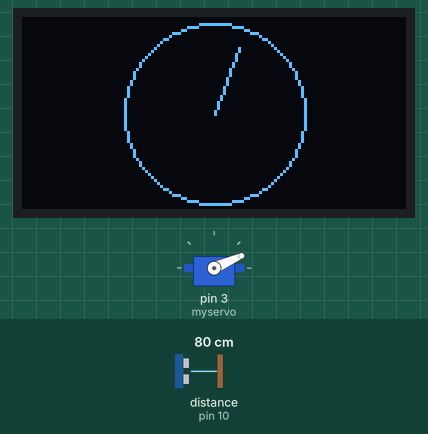
Bench run of a sketch on a simulated Arduino Uno, built with avr-gcc and run on an emulated ATmega328P. Parts: 128×64 one-colour display, servo. Wiring (inferred from the names in the program): ultrasonic range finder: trigger pin 9; echo pin 10. Inputs (shaded band) come from the test bench; at power-on: distance to the obstacle (sensor on pin 10) 80 cm. The echo pulse lasts 58.3 µs per cm.

Above: at 1.28 s.
1.3 s: distance to the obstacle (sensor on pin 10) set to 2 cm
At 2.81 s:
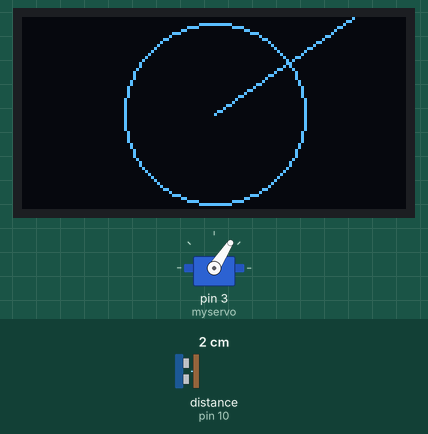
2.9 s: distance to the obstacle (sensor on pin 10) set to 60 cm
At 3.05 s:
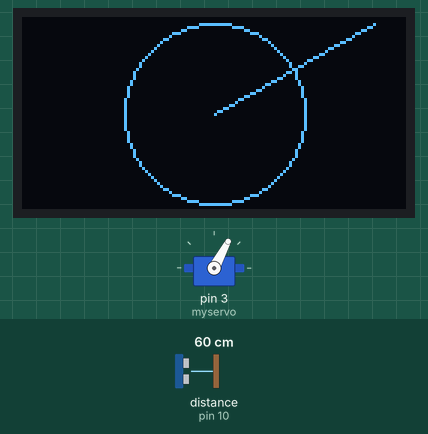
4.5 s: distance to the obstacle (sensor on pin 10) set to 250 cm
At 4.69 s:
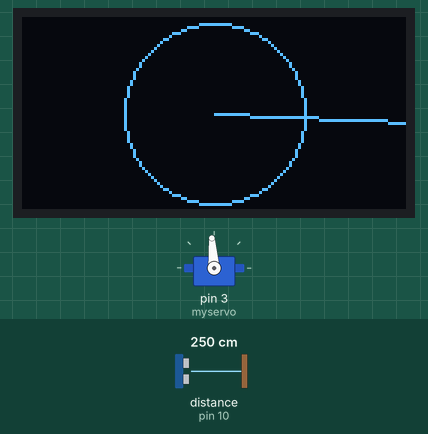
6.7 s: distance to the obstacle (sensor on pin 10) set to 4 cm
Timing chart, 0 to 11.7 s (numbered marks = the images above; inputs shaded):
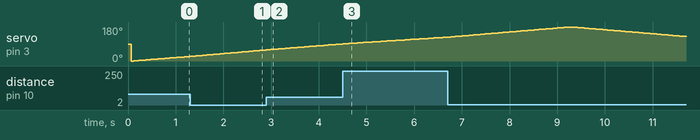

The sketch:

HCSR04_Servo_Scan_Actual_display.ino
```cpp
#include <Wire.h>
#include <Adafruit_GFX.h>
#include <Adafruit_SSD1306.h>
#include <Servo.h>

#define OLED_RESET 4
Adafruit_SSD1306 display(OLED_RESET);

Servo myservo;
int pos = 0;

const int trigPin = 9;
const int echoPin = 10;

void setup() {
  display.begin(SSD1306_SWITCHCAPVCC, 128, 64);
  display.clearDisplay();
  display.display();

  myservo.attach(3);

  pinMode(trigPin, OUTPUT);
  pinMode(echoPin, INPUT);
}

void loop() {
  for(pos = 0; pos <= 180; pos += 1) {
    myservo.write(pos);
    delay(15);

    long duration, distance;
    digitalWrite(trigPin, LOW);
    delayMicroseconds(2);
    digitalWrite(trigPin, HIGH);
    delayMicroseconds(10);
    digitalWrite(trigPin, LOW);
    duration = pulseIn(echoPin, HIGH);
    distance = duration / 58.2;

    display.clearDisplay();
    display.drawCircle(64, 32, 30, WHITE);
    display.drawLine(64, 32, 64 + (pos * cos((pos - 90) * 0.0174533)), 32 + (pos * sin((pos - 90) * 0.0174533)), WHITE);
    display.display();
  }

  for(pos = 180; pos>=0; pos-=1) {
    myservo.write(pos);
    delay(15);

    long duration, distance;
    digitalWrite(trigPin, LOW);
    delayMicroseconds(2);
    digitalWrite(trigPin, HIGH);
    delayMicroseconds(10);
    digitalWrite(trigPin, LOW);
    duration = pulseIn(echoPin, HIGH);
    distance = duration / 58.2;

    display.clearDisplay();
    display.drawCircle(64, 32, 30, WHITE);
    display.drawLine(64, 32, 64 + (pos * cos((pos - 90) * 0.0174533)), 32 + (pos * sin((pos - 90) * 0.0174533)), WHITE);
    display.display();
  }
}
```

Measured:
- by itself, servo on pin 3 (myservo): rises from 126° to 180° in 2.5 s, then falls to 130° in 2.4 s
